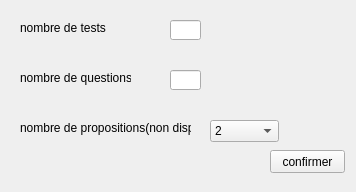
<?xml version="1.0" encoding="UTF-8"?>
<ui version="4.0">
 <class>opwin</class>
 <widget class="QWidget" name="opwin">
  <property name="geometry">
   <rect>
    <x>0</x>
    <y>0</y>
    <width>356</width>
    <height>192</height>
   </rect>
  </property>
  <property name="windowTitle">
   <string>Form</string>
  </property>
  <widget class="QLabel" name="nbqlabel">
   <property name="geometry">
    <rect>
     <x>20</x>
     <y>70</y>
     <width>111</width>
     <height>16</height>
    </rect>
   </property>
   <property name="text">
    <string>nombre de questions</string>
   </property>
  </widget>
  <widget class="QLineEdit" name="nbq">
   <property name="geometry">
    <rect>
     <x>170</x>
     <y>70</y>
     <width>31</width>
     <height>20</height>
    </rect>
   </property>
  </widget>
  <widget class="QPushButton" name="setnbq">
   <property name="geometry">
    <rect>
     <x>270</x>
     <y>150</y>
     <width>75</width>
     <height>23</height>
    </rect>
   </property>
   <property name="text">
    <string>confirmer</string>
   </property>
  </widget>
  <widget class="QLabel" name="nbpl">
   <property name="geometry">
    <rect>
     <x>20</x>
     <y>120</y>
     <width>171</width>
     <height>16</height>
    </rect>
   </property>
   <property name="text">
    <string>nombre de propositions(non dispo)</string>
   </property>
  </widget>
  <widget class="QComboBox" name="nbp">
   <property name="geometry">
    <rect>
     <x>210</x>
     <y>120</y>
     <width>69</width>
     <height>22</height>
    </rect>
   </property>
   <item>
    <property name="text">
     <string>2</string>
    </property>
   </item>
   <item>
    <property name="text">
     <string>3</string>
    </property>
   </item>
   <item>
    <property name="text">
     <string>4</string>
    </property>
   </item>
  </widget>
  <widget class="QLabel" name="label">
   <property name="geometry">
    <rect>
     <x>20</x>
     <y>20</y>
     <width>111</width>
     <height>16</height>
    </rect>
   </property>
   <property name="text">
    <string>nombre de tests</string>
   </property>
  </widget>
  <widget class="QLineEdit" name="nbt">
   <property name="geometry">
    <rect>
     <x>170</x>
     <y>20</y>
     <width>31</width>
     <height>20</height>
    </rect>
   </property>
  </widget>
 </widget>
 <resources/>
 <connections/>
</ui>
